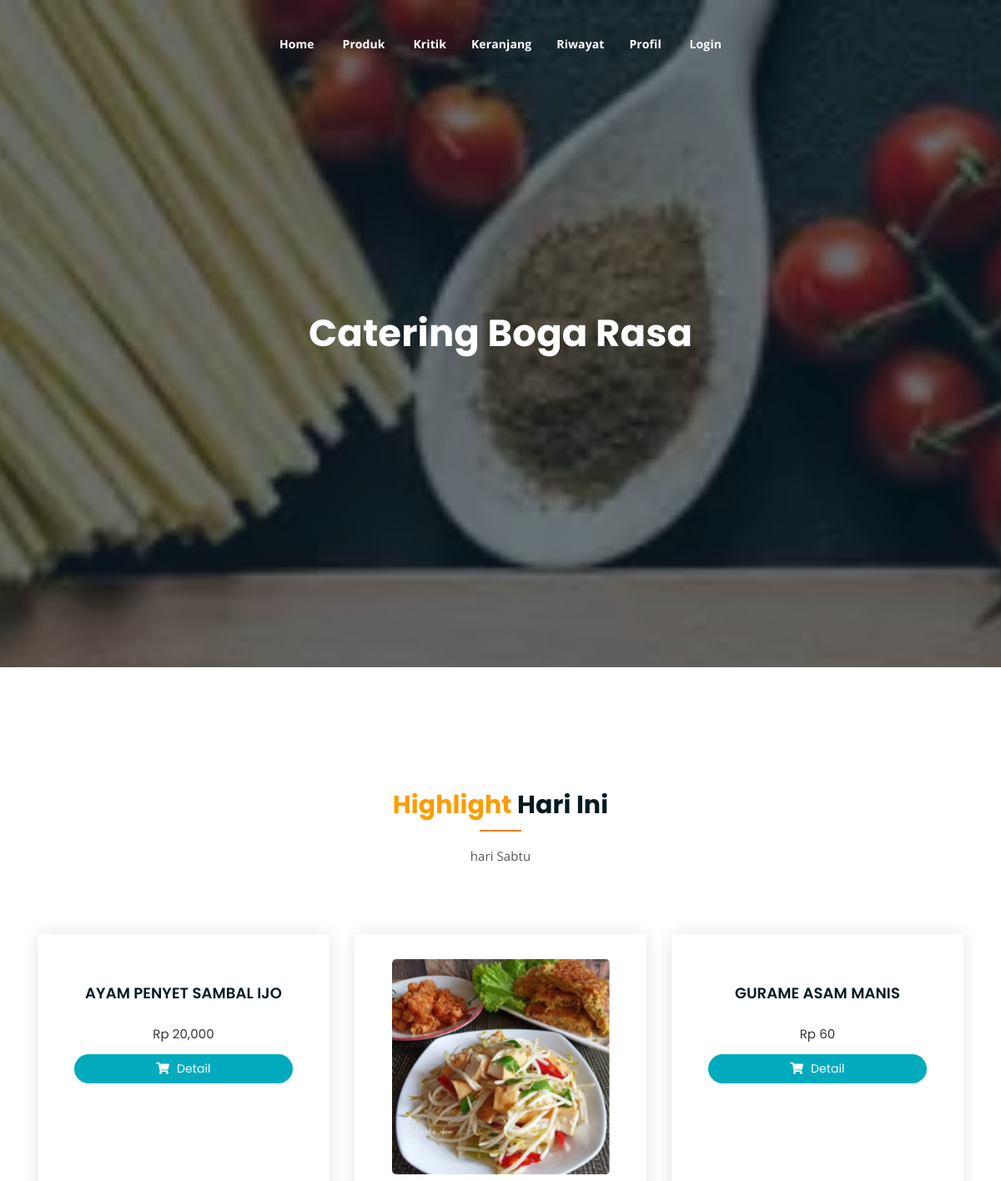
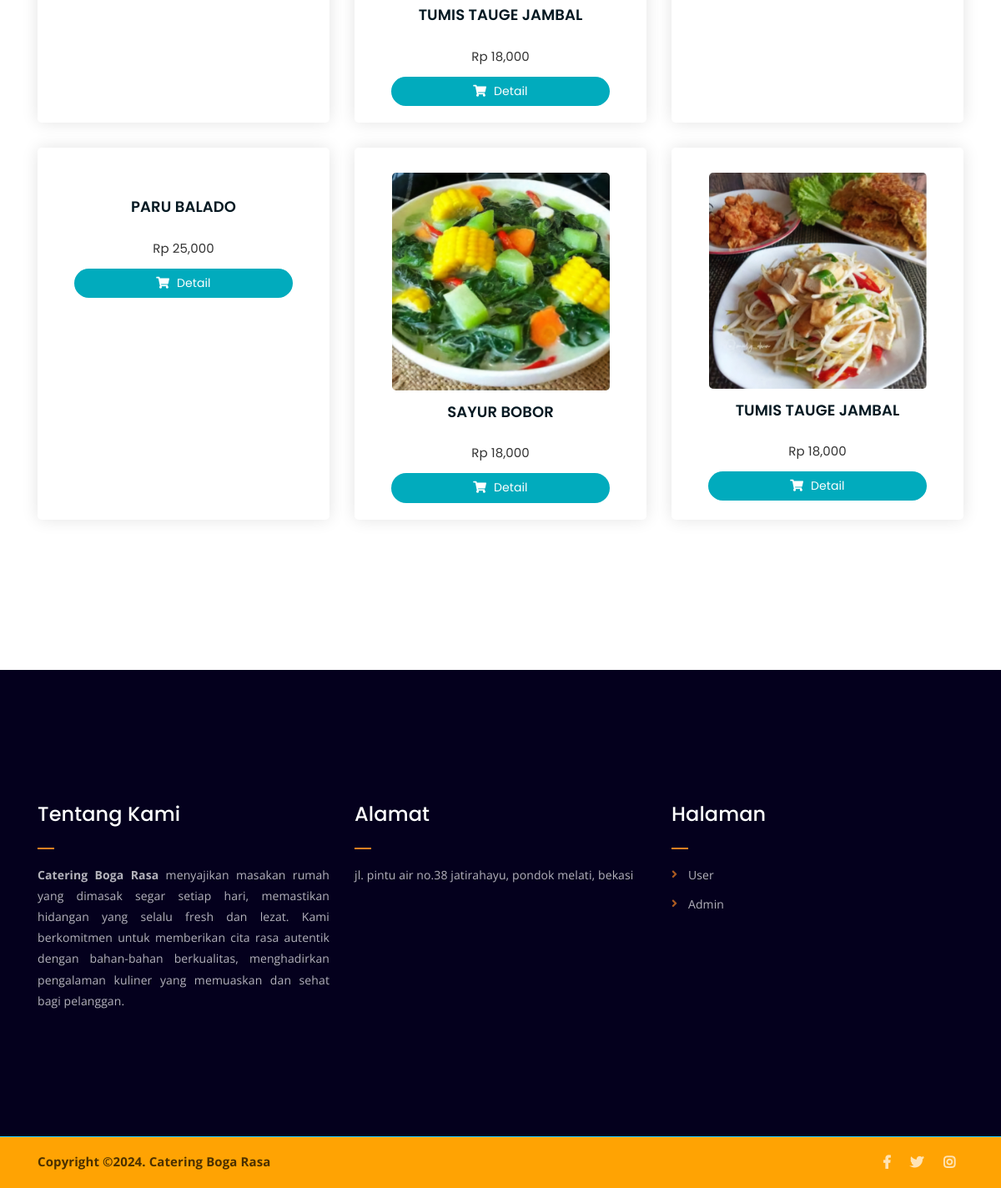
The page / on the database its author committed (2 pictures, top to bottom).
### tables this page shows
CREATE TABLE `promosi` (
  `id_promosi_produk` int(11) NOT NULL,
  `id_produk` varchar(55) NOT NULL,
  `promo_lama` varchar(55) NOT NULL,
  `promo_baru` varchar(55) NOT NULL
);

CREATE TABLE `produk` (
  `id` int(11) NOT NULL,
  `id_produk` varchar(11) NOT NULL,
  `nama_produk` varchar(55) NOT NULL,
  `gambar` varchar(55) NOT NULL,
  `harga` varchar(55) NOT NULL,
  `deskripsi` varchar(1000) NOT NULL,
  `menu_hari` varchar(111) NOT NULL
);

### index.php (the view, shortened to what this page needs)
<?php
require('./app/database/db.php');
$nama_hari = array(
    'Sunday' => 'Minggu',
    'Monday' => 'Senin',
    'Tuesday' => 'Selasa',
    'Wednesday' => 'Rabu',
    'Thursday' => 'Kamis',
    'Friday' => 'Jumat',
    'Saturday' => 'Sabtu'
);
$hari_ini = date('l');
$hari_ini_id = isset($nama_hari[$hari_ini]) ? $nama_hari[$hari_ini] : $hari_ini;
?>
<!DOCTYPE html>
<html lang="en">
<head>
	<link rel="stylesheet" href="assets/css/all.min.css">
	<link rel="stylesheet" href="assets/bootstrap/css/bootstrap.min.css">
	<link rel="stylesheet" href="assets/css/owl.carousel.css">
	<link rel="stylesheet" href="assets/css/magnific-popup.css">
	<link rel="stylesheet" href="assets/css/animate.css">
	<link rel="stylesheet" href="assets/css/meanmenu.min.css">
	<link rel="stylesheet" href="assets/css/main.css">
	<link rel="stylesheet" href="assets/css/responsive.css">
</head>
<body>
	<?php include('./include/nav.php') ?>
	<div class="hero-area hero-bg" >
		<div class="container">
			<div class="row">
				<div class="col-lg-9 text-center"  style="margin:0 auto;">
					<div class="hero-text">
						<div class="hero-text-tablecell">
							<h1>Catering Boga Rasa</h1>
						</div>
					</div>
				</div>
			</div>
		</div>
	</div>
	<div class="product-section mt-150 mb-150">
		<div class="container">
			<div class="row">
				<div class="col-lg-8 offset-lg-2 text-center">
					<div class="section-title">
						<h3><span class="orange-text">Highlight</span> Hari Ini</h3>
						<p>hari <?php echo $hari_ini_id ?>
						</p>
					</div>
				</div>
			</div>
			<div class="row">
			<?php
				$produk = mysqli_query($conn, "SELECT * FROM produk LEFT JOIN promosi ON produk.id_produk = promosi.id_produk WHERE produk.menu_hari = '$hari_ini_id' LIMIT 6");
				while ($p = mysqli_fetch_array($produk)) {
			?>
			<a href="produk-detail.php?id_produk=<?= $p['id_produk']?>">
				<div class="col-lg-4 col-md-6 text-center card">
					<div class="single-product-item" style="height: 100%;">
						<div class="product-image">
							<img src="app/admin/foto/<?= $p['gambar'] ?>" alt="">
						</div>
						<h3><?php echo $p['nama_produk'] ?></h3>
						<p class="product-price"><span>Rp <?php echo number_format($p['harga']) ?></span></p>
						<a href="produk-detail.php?id_produk=<?= $p['id_produk']?>" class="cart-btn" style="position: relative; top:10px"><i class="fas fa-shopping-cart"></i> Detail</a>
					</div>
				</div>
				</a>
			<?php } ?>
			</div>
		</div>
	</div>
	<?php include('./include/footer.php') ?>
</body>
</html>

### assets/css/main.css (style rules this page uses)
html { font-size: 14px; font-weight: 400; line-height: 28px; height: 100%; }
body { font-family: "Open Sans", sans-serif; font-weight: 400; font-size: 1rem; letter-spacing: 0.1px; line-height: 1.8; color: #051922; overflow-x: hidden; }
body img { max-width: 100%; }
a { cursor: pointer; text-decoration: none; -webkit-transition: all 0.2s ease-in-out; -o-transition: all 0.2s ease-in-out; transition: all 0.2s ease-in-out; }
h1, .h1, h2, .h2, h3, .h3, h4, .h4, h5, .h5, h6, .h6 { font-family: "Poppins", sans-serif; font-weight: 700; margin: 0 0 1.25rem 0; color: #051922; }
h1:last-child, .h1:last-child, h2:last-child, .h2:last-child, h3:last-child, .h3:last-child, h4:last-child, .h4:last-child, h5:last-child, .h5:last-child, h6:last-child, .h6:last-child { margin: 0; }
h1, .h1 { font-size: 4rem; font-weight: 700; line-height: 4rem; }
h3, .h3 { font-size: 2rem; font-weight: 700; line-height: 2.25rem; }
p { font-family: "Open Sans", sans-serif; font-weight: 400; font-size: 1rem; letter-spacing: 0.1px; line-height: 1.8; color: #051922; margin: 0 0 1.25rem 0; }
p:last-child { margin: 0; }
.mt-150 { margin-top: 150px; }
.mb-150 { margin-bottom: 150px; }
.orange-text { color: #fa9d02; }
a.boxed-btn, a.cart-btn, button.cart-btn { border-radius: 30px; border: none; }
.section-title h3 { font-size: 30px; position: relative; padding-bottom: 15px; }
.section-title h3:after { position: absolute; content: ""; left: 0px; right: 0px; bottom: 0px; width: 50px; height: 2px; background-color: #f28123; margin: 0 auto; }
.section-title p { font-size: 15px; width: 100%; margin: 0 auto; color: #555; margin-top: 10px; line-height: 1.7; }
.section-title { margin-bottom: 80px; }
.product-image img { -webkit-transition: 0.3s; -o-transition: 0.3s; transition: 0.3s; }
a.cart-btn { -webkit-transition: 0.2s; -o-transition: 0.2s; transition: 0.2s; }
.single-product-item { -webkit-transition: 0.1s; -o-transition: 0.1s; transition: 0.1s; }
.hero-bg { background-image: url(../images/bandung-catering-mami.webp); background-size: cover; background-position: center; background-attachment: fixed; }
.hero-text { display: table; height: 100%; }
.hero-text-tablecell { display: table-cell; }
.hero-area { height: 100%; position: relative; z-index: 1; }
html, body { height: 100%; }
.hero-area:after { position: absolute; left: 0; top: 0; width: 100%; height: 100%; content: ""; background-color: #07212e; z-index: -1; opacity: 0.6; }
.hero-text h1 { font-size: 64px; font-weight: 700; line-height: 1.3; color: #fff; }
.hero-area div { height: 100%; }
.hero-area div.hero-text { height: 100%; width: 100%; }
.hero-area div.hero-text-tablecell { height: auto; vertical-align: middle; }
.single-product-item { margin-bottom: 30px; }
.product-image { padding: 30px; padding-bottom: 0; }
.product-image img { width: 90%; border-radius: 5px; margin-bottom: 10px; }
.single-product-item h3 { font-size: 18px; font-weight: 600; margin-bottom: 10px; }
.single-product-item p { margin: 0; padding: 0; }
p.product-price { font-family: "Poppins", sans-serif; font-size: 15px; font-weight: 700; margin-top: 20px; margin-bottom: 1px; color: #000000; }
p.product-price span { display: block; opacity: 0.8; font-size: 15px; font-weight: 400; }
a.cart-btn { font-family: "Poppins", sans-serif; display: inline-block; background-color: #01abbd; color: #fff; padding: 5px 0px; width: 75%; }
a.cart-btn i { margin-right: 5px; }
.single-product-item { -webkit-box-shadow: 0 0 20px #e4e4e4; box-shadow: 0 0 20px #e4e4e4; padding-bottom: 30px; border-radius: 5px; }

### assets/css/responsive.css (style rules this page uses)
@media only screen and (min-width: 992px) and (max-width: 1200px) { .hero-text h1 { font-size: 45px; } }

### index.php (style rules this page uses)
.card { border: none; }

### rows shown on the page
promosi: produk.nama_produk "AYAM PENYET SAMBAL IJO", produk.harga "20,000"
promosi: produk.gambar (picture), produk.nama_produk "TUMIS TAUGE JAMBAL", produk.harga "18,000"
promosi: produk.nama_produk "GURAME ASAM MANIS", produk.harga "60"
promosi: produk.nama_produk "PARU BALADO", produk.harga "25,000"
promosi: produk.gambar (picture), produk.nama_produk "SAYUR BOBOR", produk.harga "18,000"
promosi: produk.gambar (picture), produk.nama_produk "TUMIS TAUGE JAMBAL", produk.harga "18,000"

### other values the page prints
$hari_ini_id "Sabtu"
